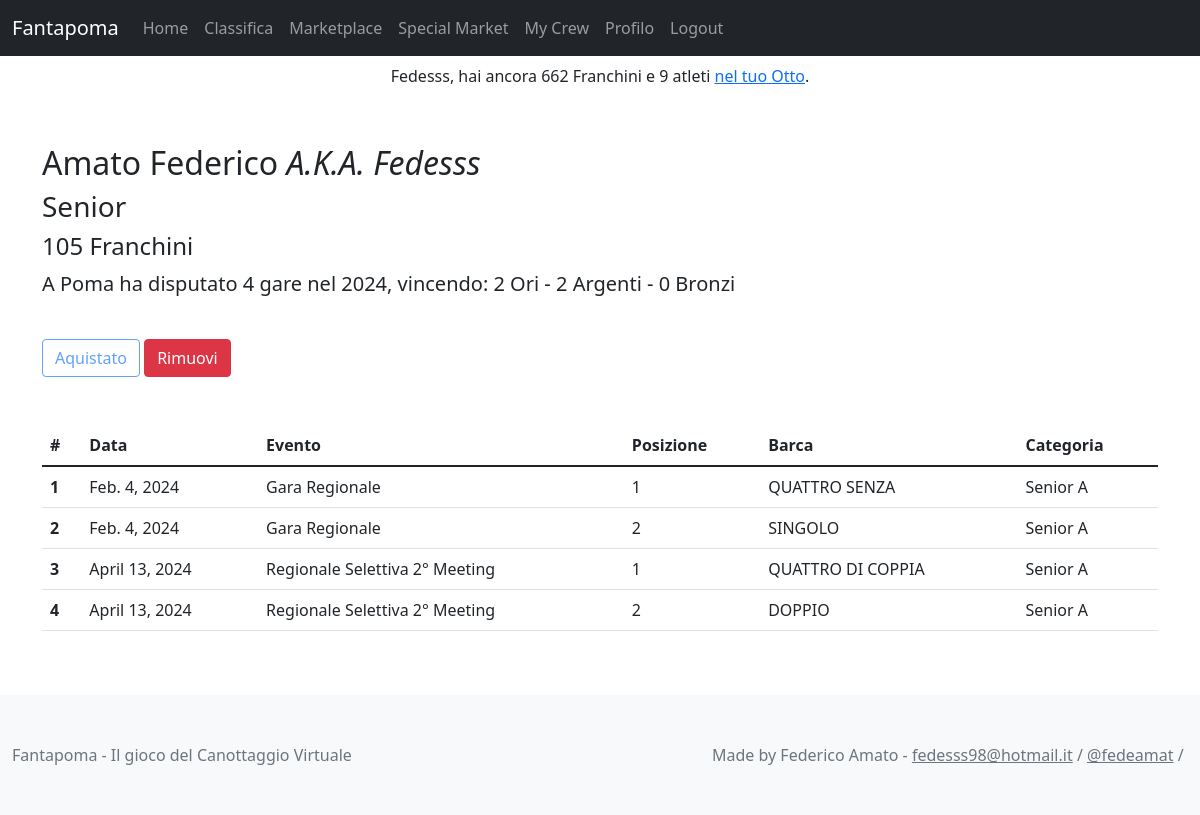
Before: /fantapoma/view_athlete/9 (signed in) with the older database file.
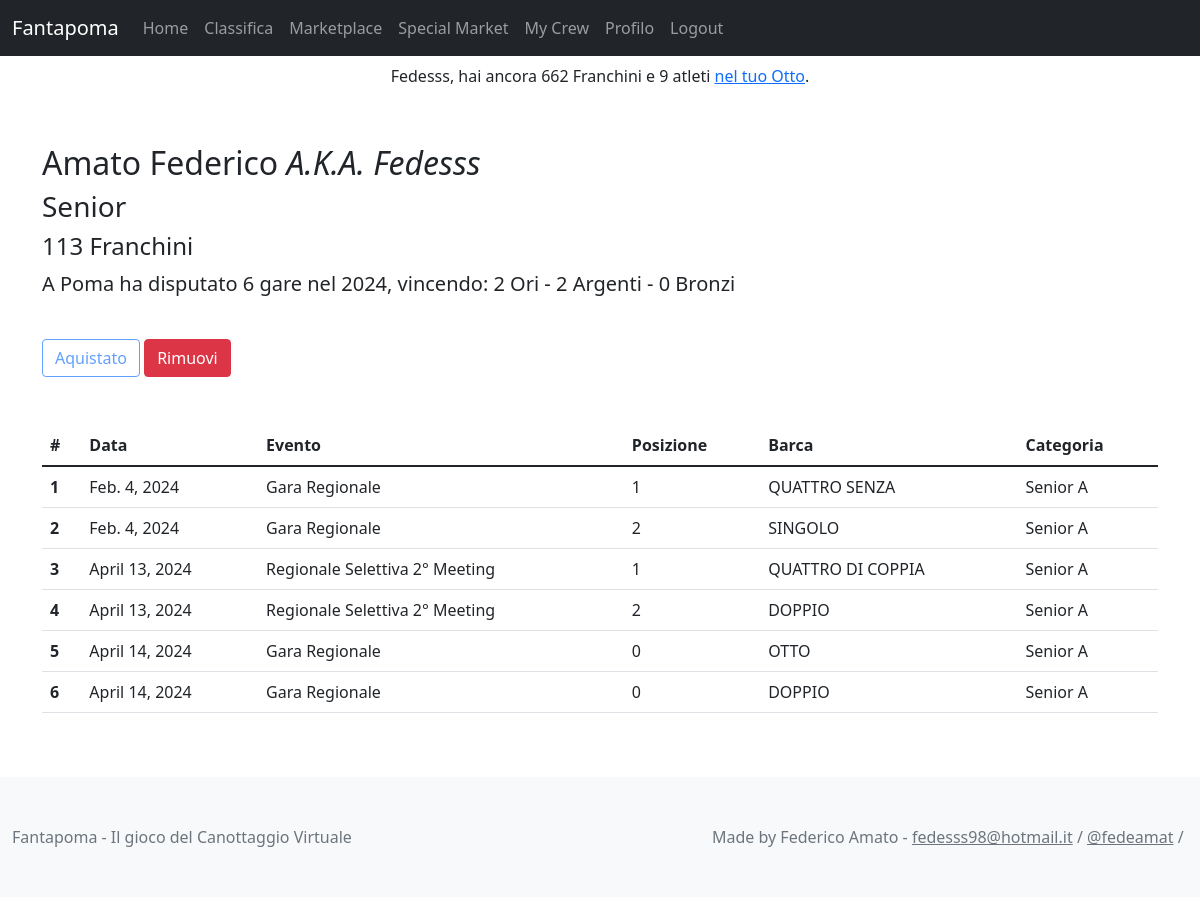
After: the same page with the newer database file.
### fantapoma/models.py (models this page shows, shortened)
class Player(models.Model):
    user = models.OneToOneField(User, on_delete=models.CASCADE, primary_key=True)
    first_name = models.TextField('nome', max_length=100, blank=True, null=True)
    last_name = models.TextField('cognome', max_length=100, blank=True, null=True)
    franchs = models.IntegerField(blank=True, default=400)
    team_name = models.CharField(max_length=200, default='8+')
    cox = models.ForeignKey(FantaAthlete, blank=True, null=True, on_delete=models.SET_NULL, related_name='cox')

class FantaAthlete(models.Model):
    name = models.CharField(max_length=200)
    born = models.DateField('Date of Birth', default=datetime.date(2000,1,1))
    first_time = models.DateField('First Race Date')
    last_time = models.DateField('Last Race Date')
    release_date = models.DateField('Release Date', default=datetime.date(2024,1,1))
    price = models.IntegerField(default=0)
    race_points = models.IntegerField(default=0)
    actions_points = models.IntegerField(default=0)
    athlete = models.OneToOneField(Athlete, blank=True, null=True, on_delete=models.CASCADE)
    players = models.ManyToManyField(User, blank=True, related_name='athletes_set')
    is_user = models.OneToOneField(User, blank=True, null=True, on_delete=models.SET_NULL, related_name='true_athlete')
    @property
    def category(self):
        categories = {9: 'Allievi A', 10: 'Allievi A',
                      11: 'Allievi B', 12: 'Allievi B',
                      13: 'Allievi C',
                      14: 'Cadetti',
                      15: 'Ragazzi', 16: 'Ragazzi',
                      17: 'Junior', 18: 'Junior',
                      19: 'Under23', 20: 'Under23', 21: 'Under23', 22: 'Under23',
                      23: 'Senior', 24: 'Senior', 25: 'Senior', 26: 'Senior', 27: 'Senior',
        }
        today = datetime.date.today()
        age = today.year - self.born.year
        return categories.get(age, 'Master')
    @property
    def bookings(self):
        return self.players.all().count()
    @property
    def adjusted_price(self):
        booking_term = self.price*(math.tanh(self.bookings/4))
        base_price = 5
        if self.athlete is not None:
            crews = self.athlete.crew_set.filter(race__event__date__year=2024)
            for crew in crews:
                if crew.result == 1:
                    base_price += 25
                elif crew.result == 2:
                    base_price += 15
                elif crew.result == 3:
                    base_price += 10
                else:
                    base_price += 3
        booking_term = base_price*math.tanh(self.bookings/4)
        return int(base_price + booking_term)
    def get_crew_set(self, date=None):
        if date is None:
            date = datetime.datetime.now().year
        return self.athlete.crew_set.filter(race__event__date__year__gte=date)
    @property
    def total(self):
        try:
            crew_set = self.get_crew_set()
            return crew_set.count()
        except AttributeError:
            return 0
    @property
    def first(self):
        try:
            crew_set = self.get_crew_set()
            return sum(crew.result == 1 for crew in crew_set)
        except AttributeError:
            return 0
    @property
    def second(self):
        try:
            crew_set = self.get_crew_set()
            return sum(crew.result == 2 for crew in crew_set)
        except AttributeError:
            return 0
    @property
    def third(self):
        try:
            crew_set = self.get_crew_set()
            return sum(crew.result == 3 for crew in crew_set)
        except AttributeError:
            return 0

### events/models.py (models this page shows, shortened)
class Athlete(models.Model):
    name = models.CharField(max_length=80)

class Crew(models.Model):
    bow_number = models.IntegerField(choices=[(i, i) for i in range(1, 9)])
    athletes = models.ManyToManyField(Athlete)
    club = models.ForeignKey(Club, on_delete=models.CASCADE)
    race = models.ForeignKey(Race, on_delete=models.CASCADE)
    result = models.IntegerField(default=0, blank=True, null=True)

class Race(models.Model):
    number = models.IntegerField(default=0)
    time = models.TimeField(null=True)
    boat_type = models.CharField(max_length=20, default='SINGOLO')
    category = models.CharField(max_length=20, default='SENIOR')
    GENDER_CHOICES = [
        ('M', 'Male'),
        ('F', 'Female'),
        ('X', 'Mix'),
    ]
    gender = models.CharField(max_length=1, choices=GENDER_CHOICES, default='M')
    TYPE_CHOICES = [
        ('HEAT', 'Qualificazione'),
        ('FINAL', 'Finale'),
    ]
    type = models.CharField(max_length=10, choices=TYPE_CHOICES, default='FINAL')
    event = models.ForeignKey(Event, on_delete=models.CASCADE)

class Event(models.Model):
    url = models.CharField(max_length=200, unique=True, default=uuid.uuid4)
    date = models.DateField()
    location = models.CharField(max_length=80)
    name = models.CharField(max_length=80)
    EVENT_TYPES = [
        ('REG', 'Regionale'),
        ('NAT', 'Nazionale'),
    ]
    type = models.CharField(max_length=80, choices=EVENT_TYPES, default='REG')

### fantapoma/views.py (the view, shortened to what this page needs)
# urls.py: path('view_athlete/<int:id>', views.view_athlete, name='view-athlete'),
def view_athlete(request, id):
    fantaathlete = FantaAthlete.objects.get(id=id)
    user = request.user
    if fantaathlete.athlete is not None:
        crews = fantaathlete.athlete.crew_set.filter(race__event__date__year=2024)
    else:
        crews = Crew.objects.none()
    buy = True
    sell = False
    if user.athletes_set.filter(id=fantaathlete.id).exists():
        buy = False
        sell = True
    elif (user.player.franchs <= 0
          or user.athletes_set.count() >= MAX_ATHLETES):
        buy = False
        sell = False
    context = {
        'title': f"{fantaathlete.name} - Fantapoma",
        'athlete': fantaathlete,
        'crews': crews,
        'buy': buy,
        'sell': sell,
    }
    return render(request, 'fantapoma/view_athlete.html', context)

### fantapoma/templates/fantapoma/view_athlete.html (shortened to what this page needs)
{% extends "base.html" %}
{% block content %}
<div class="container header mt-5">
  <h2>
    {{ athlete.name }}{% if athlete.is_user is not None %}<em> A.K.A. {{ athlete.is_user }} </em>{% endif %}
  </h2>
  <h3>{{ athlete.category }}</h3>
  <h3 class="fw-light fs-4">{{ athlete.adjusted_price }} Franchini</h3>
  <p class="lead">
    A Poma ha disputato {{ athlete.total }} gare nel 2024,
    vincendo:
    <strong>{{ athlete.first }}</strong> Ori - <strong>{{ athlete.second }}</strong> Argenti - <strong>{{ athlete.third }}</strong> Bronzi
  </p>
  {% if request.user.is_authenticated %}
  <form action="" method="POST">
    {% if buy %}
    <input name='acquista' value="Aquista" type="Submit" class="btn btn-primary mt-4" />
    {% else %}
    <input name='acquista' value="Aquistato" type="Submit" class="btn btn-outline-primary disabled mt-4"/>
    {% endif %}
    {% if sell %}
    <input name='rimuovi' value="Rimuovi" type="Submit" class="btn btn-danger mt-4" />
    {% else %}
    <input name='rimuovi' value="Rimuovi" type="Submit" class="btn btn-outline-danger disabled mt-4" />
    {% endif %}
  </form>
  {% endif %}
</div>
<div class="container races-table my-5">
  <table class="table table-hover">
    <thead>
      <tr>
        <th scope="col">#</th>
        <th scope="col">Data</th>
        <th scope="col">Evento</th>
        <th scope="col">Posizione</th>
        <th scope="col">Barca</th>
        <th scope="col">Categoria</th>
      </tr>
    </thead>
    <tbody>
      {% for crew in crews %}
      <tr>
        <th scope="row">{{ forloop.counter }}</th>
        <td>{{ crew.race.event.date }}</td>
        <td>{{ crew.race.event.name }}</td>
        <td>{{ crew.result }}</td>
        <td>{{ crew.race.boat_type }}</td>
        <td>{{ crew.race.category }}</td>
      </tr>
      {% endfor %}
    </tbody>
  </table>
</div>
{% endblock %}

### fantapoma/templates/base.html (shortened to what this page needs)
{% load static %}
<!doctype html>
<html lang="en"class="h-100">
  <head>
    <link href="https://cdn.jsdelivr.net/npm/bootstrap@5.1.3/dist/css/bootstrap.min.css" rel="stylesheet">
  </head>
  <body class="d-flex flex-column h-100">
    {% include "fantapoma/navbar.html" %}
    {% block content %}{% endblock %}
    {% include "fantapoma/footer.html" %}
  </body>
</html>

### fantapoma/templates/fantapoma/navbar.html (shortened to what this page needs)
{% block navbar %}
<nav class="navbar navbar-expand-lg navbar-dark bg-dark">
  <div class="container-fluid">
    <a class="navbar-brand" href="{% url 'fantapoma:index' %}">Fantapoma</a>
    <div class="collapse navbar-collapse" id="navbarNav">
      <ul class="navbar-nav">
        <li class="nav-item">
          <a class="nav-link" aria-current="page" href="{% url 'fantapoma:index' %}">Home</a>
        </li>
        <li class="nav-item">
          <a class="nav-link" href="{% url 'fantapoma:leaderboard' %}">Classifica</a>
        </li>
        {% if request.user.is_authenticated %}
        <li class="nav-item">
          <a class="nav-link" href="{% url 'fantapoma:marketplace' %}">Marketplace</a>
        </li>
        <li class="nav-item">
          <a class="nav-link" href="{% url 'fantapoma:special-market' %}">Special Market</a>
        </li>
        <li class="nav-item">
          <a class="nav-link" href="{% url 'fantapoma:mycrew' %}">My Crew</a>
        </li>
        <li class="nav-item">
          <a class="nav-link" href="{% url 'fantaplayers:profile' request.user.id %}">Profilo</a>
        </li>
        <li class="nav-item">
          <a class="nav-link" href="{% url 'fantaplayers:logout' %}">Logout</a>
        </li>
        {% endif %}
      </ul>
    </div>
  </div>
</nav>
{% if request.user.is_authenticated %}
<nav class="nav justify-content-center">
  <span class="navbar-text">
    {{ request.user|title }}, hai ancora {{ request.user.player.franchs }} Franchini e
    {{ request.user.athletes_set.count }} atleti <a href={% url 'fantapoma:mycrew' %}>nel tuo Otto</a>.
  </span>
</nav>
{% endif %}
{% endblock %}

### fantapoma/templates/fantapoma/footer.html
{% block footer %}
<footer class="footer mt-auto py-5 bg-light">
    <div class="container-fluid text-left">
      <div class="row justify-content-between">
        <div class="col-5">
          <span class="text-muted">
            Fantapoma - Il gioco del Canottaggio Virtuale
          </span>
        </div>
        <div class="col-5 text-right">
          <span class="text-muted">
            Made by Federico Amato -
            <a href="mailto:fedesss98@hotmail.it" class="text-reset">fedesss98@hotmail.it</a> /
            <a href="https://www.instagram.com/fedeamat/" class="text-reset">@fedeamat</a> /
          </span>
        </div>
      </div>
    </div>
  </footer>
{% endblock %}

Changed rows visible on the page:
computed for FantaAthlete "Amato Federico": adjusted_price "105" → "113"; total "4" → "6"
added Crew: race.event "April 14, 2024", race.event.name "Gara Regionale", result "0", race.boat_type "OTTO", race.category "Senior A"
added Crew: race.event "April 14, 2024", race.event.name "Gara Regionale", result "0", race.boat_type "DOPPIO", race.category "Senior A"
